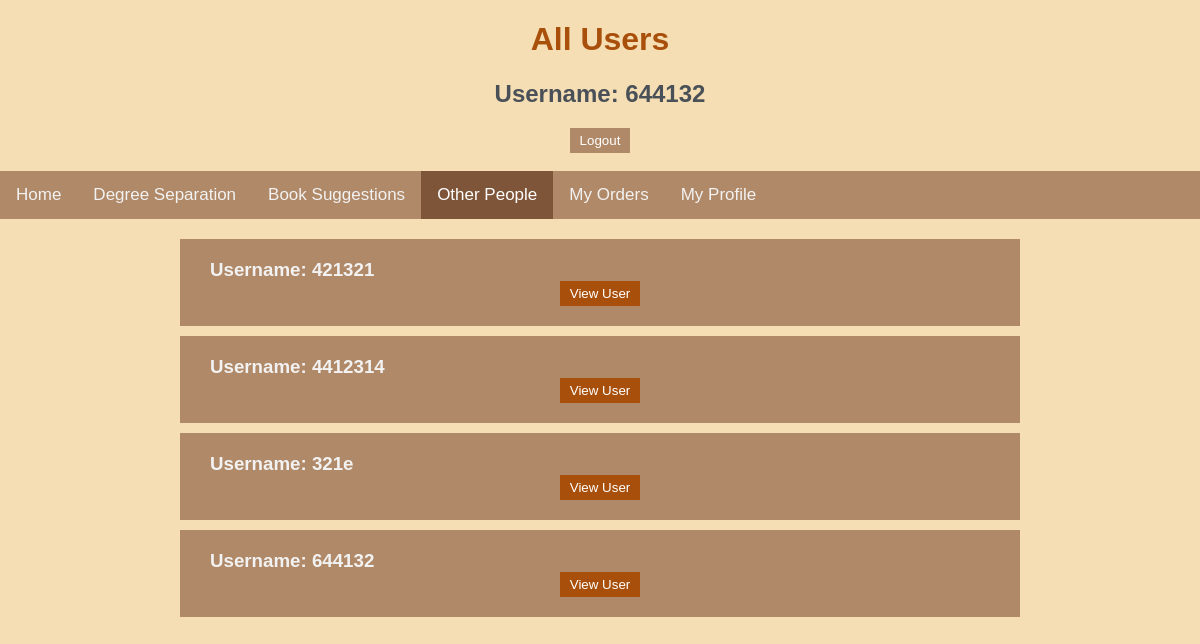
The page /alluser/644132 on the database as committed earlier.
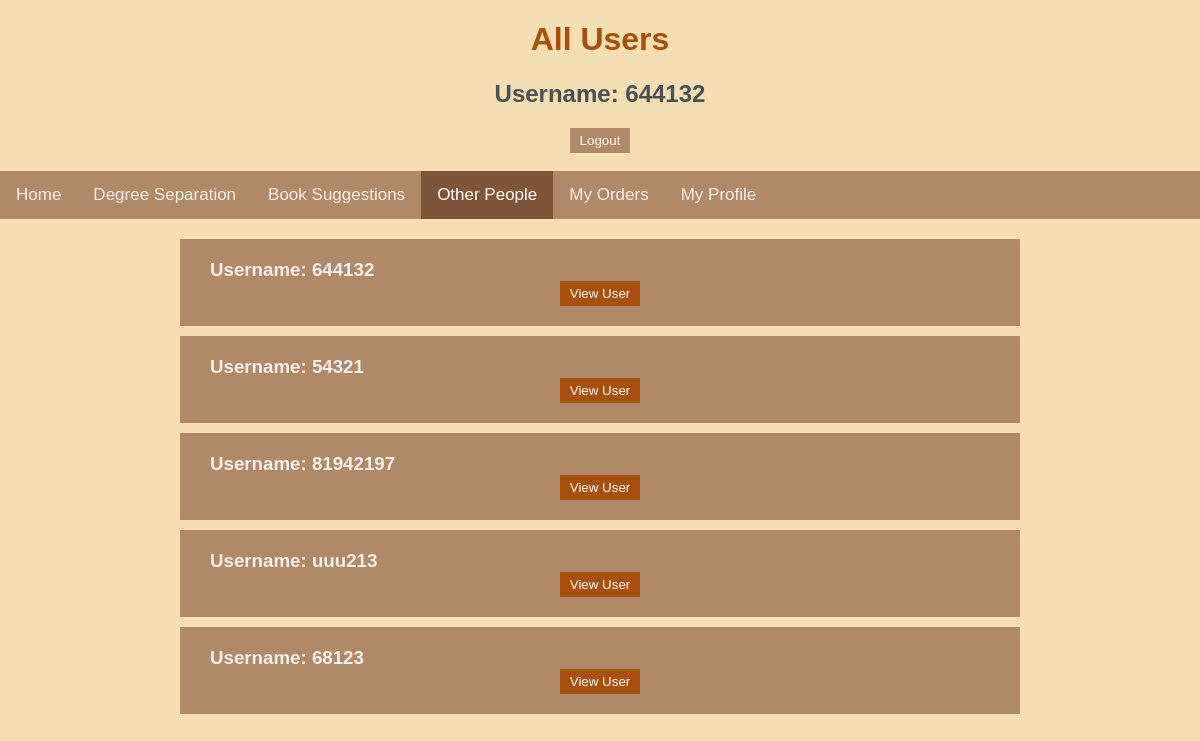
The same page on the database as committed later.
### app.py (models this page shows, shortened)
class User(db.Model):
    username = db.Column(db.String(20),nullable=False, primary_key=True)
    password = db.Column(db.String(20),nullable=False)
    name = db.Column(db.String(20))
    address = db.Column(db.String(100))
    email = db.Column(db.String(40))
    trust = db.Column(db.Integer,default=0)
    untrust = db.Column(db.Integer,default=0)

### app.py (the view)
@app.route('/alluser/<id>')
def alluser(id):
    users=User.query.all()
    return render_template('other.html',alluser=users,user=id)

### templates/other.html (shortened to what this page needs)
{% extends "base.html" %}
{% block body %}
<h1 id=top>All Users</h1>
<h2 id=top>Username: {{user}}</h2>
<div class="toIndex"><form action='/' >
    <input class="button" type="submit" value="Logout"></form></div><br>
<div class="topnav">
    <a href="/main/{{user}}">Home</a>
    <a href="/degree/{{user}}">Degree Separation</a>
    <a href="/bookSug/{{user}}">Book Suggestions</a>
    <a class="active" href="/alluser/{{user}}">Other People</a>
    <a href="/orderInfo/{{user}}">My Orders</a>
    <a href="/profile/{{user}}">My Profile</a>
</div>
<div class="allBook">
        {%for cus in alluser%}
        <div class="eachbook">
            <h3 id='eachb'>
                Username: {{cus.username}}
                <div class="toIndex"><form action='/oneuser/{{user}}/{{cus.username}}' >
                    <input class="viewbutton" type="submit" value="View User"></form></div>
            </h3>
        </div>
        {%endfor%}
</div>
{% endblock %}

Rows that differ between the two databases and show on the page:
removed User: username "421321"
removed User: username "4412314"
removed User: username "321e"
added User: username "54321"
added User: username "81942197"
added User: username "uuu213"
added User: username "68123"
